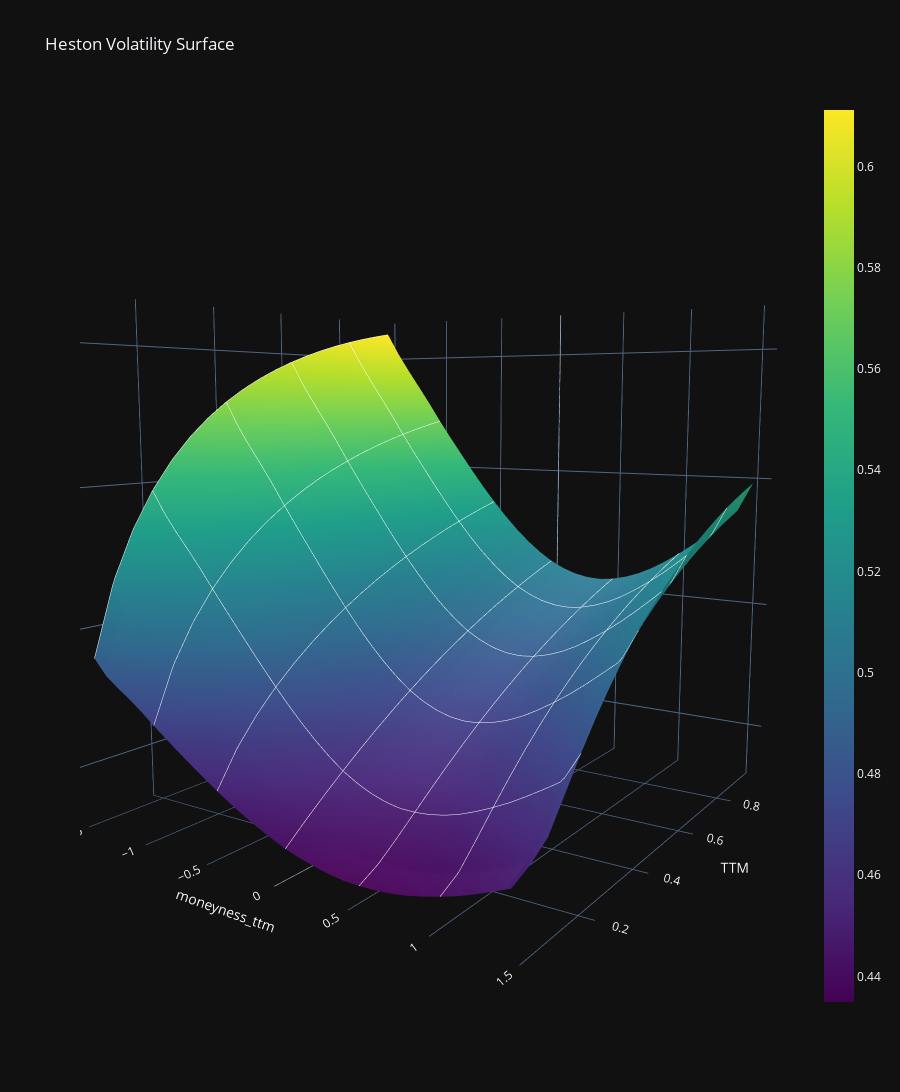

Notebook cell for this chart:
### Code cell
pricer.plot3d(max_moneyness_ttm=1.5, support=31).update_layout(
    height=1200, title="Heston Volatility Surface"
)

### Figure 1 — Plotly figure (JSON) as saved in the notebook; plotly's stock layout.template omitted (floating-point values rounded to 4 significant figures; data arrays with more than 128 entries replaced by an {"elided": "..."} marker saying what was removed)
{"data": [{"colorscale": [[0, "#440154"], [0.1111, "#482878"], [0.2222, "#3e4989"], [0.3333, "#31688e"], [0.4444, "#26828e"], [0.5556, "#1f9e89"], [0.6667, "#35b779"], [0.7778, "#6ece58"], [0.8889, "#b5de2b"], [1, "#fde725"]], "contours": {"x": {"color": "white", "show": true}, "y": {"color": "white", "show": true}}, "type": "surface", "x": [-1.5, -1.4, -1.3, -1.2, -1.1, -1, -0.9, -0.8, -0.7, -0.6, -0.5, -0.4, -0.3, -0.2, -0.1, 0, 0.1, 0.2, 0.3, 0.4, 0.5, 0.6, 0.7, 0.8, 0.9, 1, 1.1, 1.2, 1.3, 1.4, 1.5], "y": [0.05, 0.1, 0.15, 0.2, 0.25, 0.3, 0.35, 0.4, 0.45, 0.5, 0.55, 0.6, 0.65, 0.7, 0.75, 0.8, 0.85, 0.9, 0.95], "z": {"elided": "19x31 float values"}}], "layout": {"height": 1200, "scene": {"camera": {"eye": {"x": 1.2, "y": -1.8, "z": 0.3}}, "xaxis": {"title": {"text": "moneyness_ttm"}}, "yaxis": {"title": {"text": "TTM"}}, "zaxis": {"title": {"text": "implied_vol"}}}, "title": {"text": "Heston Volatility Surface"}, "xaxis": {"title": {"text": "moneyness_ttm"}}, "yaxis": {"title": {"text": "TTM"}}}}
